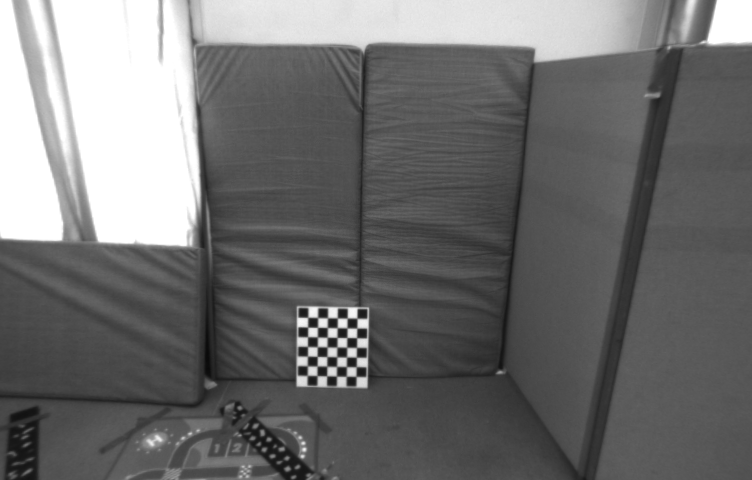
#> input picture laboratory_assignments/04_lab/labSession4/image1.png, 752 x 480 px
$ python 02_BundleAdjustment.py   (older library calls are emulated)
#> lines starting #> are read from the running program, lines starting #| are printed output that depends on the picture
### laboratory_assignments/04_lab/helperFunctions.py
#####################################################################################
#
# MRGCV Unizar - Computer vision - Laboratory 4
#
# Title: Methods for laboratory 4, here we have added the function for lab4 to be used as library
#
#####################################################################################
#
# Authors: Wilson Javier Almario, 962449
#          Diego Mendez, 960616
#
#####################################################################################

import numpy as np
import scipy.linalg as scAlg
import scipy.optimize as scOptim
import matplotlib.pyplot as plt
import cv2

# ############################################################################
# IMPORT YOUR LAB 2 METHODS
# ############################################################################

# [8 lines left out: function fundamentalFromPoses, not called in this run]

def essentialMatrix(fundamentalMatrix, K_intrinsict):
    e_Matrix = K_intrinsict.T @ fundamentalMatrix @ K_intrinsict
    U, S, Vt = np.linalg.svd(e_Matrix)
    S = [1,1,0]
    e_Matrix = U @ np.diag(S) @ Vt
    return e_Matrix

def decomposeEssentialMatrix(essentialMatrix):
    U, _, Vt = np.linalg.svd(essentialMatrix)
    if np.linalg.det(U @ Vt) < 0:
        Vt = -Vt
    W = np.array([[0, -1, 0],
                  [1,  0, 0],
                  [0,  0, 1]])
    R1 = U @ W @ Vt
    R2 = U @ W.T @ Vt
    t = U[:, 2]
    solutions = [(R1,  t), (R1, -t), (R2,  t), (R2, -t)]
    return solutions

def selectCorrectPose(K, x_1, x_2, possible_solutions):
    P1 = K @ np.hstack((np.eye(3), np.zeros((3, 1))))
    best_count = 0
    best_pose = None
    best_points = None
    for i, (R, t) in enumerate(possible_solutions):
        P2 = K @ np.hstack((R, t.reshape(3, 1)))
        X = triangulatePoints(x_1, x_2, P1, P2)
        X_h = np.hstack((X, np.ones((X.shape[0], 1))))
        X_cam2 = (R @ X.T + t.reshape(3, 1)).T
        count = np.sum((X[:, 2] > 0) & (X_cam2[:, 2] > 0))
        if count > best_count:
            best_count = count
            best_pose = (R, t)
            best_points = X
    return best_pose, best_points

def triangulatePoints(x_1, x_2, P1, P2):
    n = x_1.shape[0]
    X = np.zeros((n, 3))
    for i in range(n):
        u1, v1 = x_1[i]
        u2, v2 = x_2[i]
        A = np.array([
            u1 * P1[2, :] - P1[0, :],
            v1 * P1[2, :] - P1[1, :],
            u2 * P2[2, :] - P2[0, :],
            v2 * P2[2, :] - P2[1, :]
        ])
        _, _, Vt = np.linalg.svd(A)
        X_h = Vt[-1]
        X_h /= X_h[3]
        X[i] = X_h[:3]
    return X


# ############################################################################
# FUNCTIONS FOR ROTATION PARAMETERIZATION Apendix A
# ############################################################################

def crossMatrix(x):
    """
    Create the skew-symmetric (cross-product) matrix from a 3D vector.

    -input:
      x: 3D vector [x1, x2, x3]
    -output:
      M: 3x3 skew-symmetric matrix such that M @ v = x × v
    """
    M = np.array([[0, -x[2], x[1]],
                  [x[2], 0, -x[0]],
                  [-x[1], x[0], 0]], dtype=float)
    return M

def crossMatrixInv(M):
    """
    Extract the vector from a skew-symmetric matrix.

    -input:
      M: 3x3 skew-symmetric matrix
    -output:
      x: 3D vector [x1, x2, x3]
    """
    x = np.array([M[2, 1], M[0, 2], M[1, 0]])
    return x

def rotationMatrixToTheta(R):
    """
    Convert rotation matrix to so(3) parameterization (3 parameters).
    Uses logarithmic mapping: theta = log(R)

    -input:
      R: 3x3 rotation matrix
    -output:
      theta: 3-parameter vector in so(3)
    """
    # IMPORTANT: Cast to float64 to avoid numerical issues
    R = R.astype('float64')

    # Logarithmic mapping
    logR = scAlg.logm(R)

    # Extract the vector from the skew-symmetric matrix
    theta = crossMatrixInv(logR.real)  # .real to remove tiny imaginary parts

    return theta

def thetaToRotationMatrix(theta):
    """
    Convert so(3) parameterization to rotation matrix.
    Uses exponential mapping: R = exp([theta]_x)

    -input:
      theta: 3-parameter vector in so(3)
    -output:
      R: 3x3 rotation matrix
    """
    # Create skew-symmetric matrix
    theta_cross = crossMatrix(theta)

    # Exponential mapping
    R = scAlg.expm(theta_cross)

    return R

def unitVectorFromAngles(theta):
    """
    Get a unit vector from two angles (azimuth and elevation).
    -input:
        theta: (2x1) angles [azimuth; elevation]
    -output:
        u: (3x1) unit vector
    """
    azimuth = theta[0]
    elevation = theta[1]
    u = np.array([[np.cos(elevation) * np.cos(azimuth)],
                  [np.cos(elevation) * np.sin(azimuth)],
                  [np.sin(elevation)]])
    return u / np.linalg.norm(u)
# ############################################################################
# BUNDLE ADJUSTMENT RESIDUAL FUNCTION
# ############################################################################

def resBundleProjection(Op, x1Data, x2Data, K_c, nPoints):
    """
    Residual function for bundle adjustment from two views.

    -input:
      Op: Optimization parameters vector
          - Op[0:3]: theta (so(3) parameterization of R_21)
          - Op[3:6]: t (translation of camera 2 w.r.t. camera 1)
          - Op[6:]: X1 (3D points in camera 1 frame, flattened as [X1, Y1, Z1, X2, Y2, Z2, ...])
      x1Data: (3xnPoints) 2D points in image 1 (homogeneous coordinates)
      x2Data: (3xnPoints) 2D points in image 2 (homogeneous coordinates)
      K_c: (3x3) Intrinsic calibration matrix
      nPoints: Number of points

    -output:
      res: residuals vector (4*nPoints,)
           For each point: [res_x1, res_y1, res_x2, res_y2]
    """

    # ########################################
    # 1. EXTRACT PARAMETERS FROM Op
    # ########################################

    # Extract rotation (so(3) parameterization)
    theta = Op[0:3]
    R_21 = thetaToRotationMatrix(theta)

    # Extract translation
    t_21 = Op[3:6].reshape(3, 1)

    # Extract 3D points (reshape from flat array to 3xN)
    X1 = Op[6:].reshape(3, nPoints)

    # ########################################
    # 2. PROJECT 3D POINTS TO BOTH CAMERAS
    # ########################################

    # Camera 1: at origin [I | 0]
    X1_homogeneous = np.vstack((X1, np.ones((1, nPoints))))  # 4xN
    x1_projected = K_c @ np.eye(3, 4) @ X1_homogeneous  # 3xN

    # Normalize to get pixel coordinates
    x1_projected = x1_projected / x1_projected[2, :]  # Divide by Z

    # Camera 2: at pose [R_21 | t_21]
    T_21 = np.hstack((R_21, t_21))  # 3x4
    x2_projected = K_c @ T_21 @ X1_homogeneous  # 3xN

    # Normalize to get pixel coordinates
    x2_projected = x2_projected / x2_projected[2, :]

    # ########################################
    # 3. COMPUTE RESIDUALS
    # ########################################

    # Residuals in image 1 (only x, y components)
    res_x1 = x1Data[0, :] - x1_projected[0, :]  # Nx1
    res_y1 = x1Data[1, :] - x1_projected[1, :]  # Nx1

    # Residuals in image 2 (only x, y components)
    res_x2 = x2Data[0, :] - x2_projected[0, :]  # Nx1
    res_y2 = x2Data[1, :] - x2_projected[1, :]  # Nx1

    # Stack all residuals into a single vector
    # Order: [res_x1[0], res_y1[0], res_x2[0], res_y2[0], res_x1[1], res_y1[1], ...]
    res = np.empty(4 * nPoints)
    for i in range(nPoints):
        res[4*i]     = res_x1[i]
        res[4*i + 1] = res_y1[i]
        res[4*i + 2] = res_x2[i]
        res[4*i + 3] = res_y2[i]

    return res

# ########################################
# BUNDLE ADJUSTMENT OPTIMIZATION
# ########################################

def bundleAdjustment(x1Data, x2Data, K_c, T_21_init, X1_init, normal_t12):
    """
    Perform bundle adjustment optimization.

    -input:
      x1Data: (3xN) 2D points in image 1 (homogeneous)
      x2Data: (3xN) 2D points in image 2 (homogeneous)
      K_c: (3x3) Camera calibration matrix
      T_21_init: (4x4) Initial pose of camera 2 w.r.t. camera 1
      X1_init: (3xN) Initial 3D points in camera 1 frame

    -output:
      T_21_opt: (4x4) Optimized pose
      X1_opt: (3xN) Optimized 3D points
      res_initial: Initial residuals
      res_final: Final residuals
    """

    nPoints = x1Data.shape[1]

    # ########################################
    # 1. PREPARE INITIAL PARAMETERS
    # ########################################

    # Extract R and t from initial pose
    R_21_init = T_21_init[:3, :3]
    t_21_init = T_21_init[:3, 3]

    # Convert rotation to so(3) parameterization
    theta_init = rotationMatrixToTheta(R_21_init)

    # Flatten 3D points
    X1_flat = X1_init.flatten()  # [X1, Y1, Z1, X2, Y2, Z2, ...]

    # Concatenate all parameters
    Op_init = np.hstack((theta_init, t_21_init, X1_flat))

    print(f"Initial parameters: {len(Op_init)} values")
    print(f"  - Rotation (theta): 3 parameters")
    print(f"  - Translation: 3 parameters")
    print(f"  - 3D points: {3 * nPoints} parameters")
    print()

    # ########################################
    # 2. COMPUTE INITIAL RESIDUALS
    # ########################################

    res_initial = resBundleProjection(Op_init, x1Data, x2Data, K_c, nPoints)
    cost_initial = np.sum(res_initial**2)

    print("=== INITIAL STATE ===")
    print(f"Initial cost (sum of squared residuals): {cost_initial:.4f}")
    print(f"RMS reprojection error: {np.sqrt(cost_initial / (4 * nPoints)):.4f} pixels")
    print()

    # ########################################
    # 3. RUN OPTIMIZATION
    # ########################################

    print("Running bundle adjustment optimization...")
    print("This may take a few seconds...")
    print()

    result = scOptim.least_squares(
        resBundleProjection,
        Op_init,
        args=(x1Data, x2Data, K_c, nPoints),
        method='lm',  # Levenberg-Marquardt
        verbose=2      # Show optimization progress
    )

    Op_opt = result.x
    res_final = result.fun
    cost_final = result.cost


   ######################################################################
    print()
    print("=== OPTIMIZATION RESULT ===")
    print(f"Final cost: {cost_final:.4f}")
    print(f"RMS reprojection error: {np.sqrt(2 * cost_final / (4 * nPoints)):.4f} pixels")
    print(f"Optimization success: {result.success}")
    print(f"Number of iterations: {result.nfev}")
    print()

    # ########################################
    # 4. EXTRACT OPTIMIZED PARAMETERS
    # ########################################

    theta_opt = Op_opt[0:3]
    t_21_opt = Op_opt[3:6]
    X1_opt = Op_opt[6:].reshape(3, nPoints)
    R_21_opt = thetaToRotationMatrix(theta_opt)

    #TODO: Check scale
    ###############################################################
    t_opt = unitVectorFromAngles(t_21_opt).flatten()
    #escalado al GT en METROS!!!
    norm_t_opt = np.linalg.norm(t_opt)
    if norm_t_opt > 1e-8:
        scale2 = normal_t12 / norm_t_opt
    else:
        scale2 = 1.0
        print("Warning: t_opt norm ~0, do not scale.")
    ###
    # scaled parameters points and translation
    t_21_opt = t_21_opt * scale2
    X1_opt = X1_opt * scale2
    #Poses scaled
    ################################################################

    T_21_opt = np.eye(4)
    T_21_opt[:3, :3] = R_21_opt
    T_21_opt[:3, 3] = t_21_opt

    return T_21_opt, X1_opt, res_initial, res_final


# ########################################
# N-VIEW BUNDLE ADJUSTMENT - RESIDUAL FUNCTION
# ########################################

# [348 lines left out: functions resBundleProjectionNViews, bundleAdjustmentNViews, fixScaleNViews, not called in this run]


# ########################################
# MAIN FUNCTION
# ########################################
# [6 lines that do not run on import are left out]

### laboratory_assignments/04_lab/labSession4/plotGroundTruth.py
#####################################################################################
#
# MRGCV Unizar - Computer vision - Laboratory 3
#
# Title: Bundle Adjustment and Multiview Geometry
#
# Date: 26 October 2020
#
#####################################################################################
#
# Authors: Jesus Bermudez, Richard Elvira, Jose Lamarca, JMM Montiel
#
# Version: 1.0
#
#####################################################################################

from mpl_toolkits.mplot3d import Axes3D

import matplotlib.pyplot as plt
import numpy as np
import cv2
import scipy.linalg as scAlg
import csv
import scipy as sc
import scipy.optimize as scOptim
import scipy.io as sio
basePath = "labSession4/"

# [65 lines left out: functions indexMatrixToMatchesList, matchesListToIndexMatrix, plotResidual, plotNumberedImagePoints, plotNumbered3DPoints, not called in this run]

def draw3DLine(ax, xIni, xEnd, strStyle, lColor, lWidth):
    """
    Draw a segment in a 3D plot
    -input:
        ax: axis handle
        xIni: Initial 3D point.
        xEnd: Final 3D point.
        strStyle: Line style.
        lColor: Line color.
        lWidth: Line width.
    """
    ax.plot([np.squeeze(xIni[0]), np.squeeze(xEnd[0])], [np.squeeze(xIni[1]), np.squeeze(xEnd[1])], [np.squeeze(xIni[2]), np.squeeze(xEnd[2])],
            strStyle, color=lColor, linewidth=lWidth)

def drawRefSystem(ax, T_w_c, strStyle, nameStr):
    """
        Draw a reference system in a 3D plot: Red for X axis, Green for Y axis, and Blue for Z axis
    -input:
        ax: axis handle
        T_w_c: (4x4 matrix) Reference system C seen from W.
        strStyle: lines style.
        nameStr: Name of the reference system.
    """
    draw3DLine(ax, T_w_c[0:3, 3:4], T_w_c[0:3, 3:4] + T_w_c[0:3, 0:1], strStyle, 'r', 1)
    draw3DLine(ax, T_w_c[0:3, 3:4], T_w_c[0:3, 3:4] + T_w_c[0:3, 1:2], strStyle, 'g', 1)
    draw3DLine(ax, T_w_c[0:3, 3:4], T_w_c[0:3, 3:4] + T_w_c[0:3, 2:3], strStyle, 'b', 1)
    ax.text(np.squeeze( T_w_c[0, 3]+0.1), np.squeeze( T_w_c[1, 3]+0.1), np.squeeze( T_w_c[2, 3]+0.1), nameStr)

# [122 lines that do not run on import are left out]

### laboratory_assignments/04_lab/02_BundleAdjustment.py
#####################################################################################
#
# MRGCV Unizar - Computer vision - Laboratory 4
#
# Title: 2) Bundle Adjustment from Two Views
#
#####################################################################################
#
# Authors: Wilson Javier Almario, 962449
#          Diego Mendez, 960616
#
#####################################################################################

import numpy as np
import matplotlib.pyplot as plt
import cv2
import scipy.linalg as scAlg
import scipy.optimize as scOptim
from mpl_toolkits.mplot3d import Axes3D

from helperFunctions import *
from labSession4.plotGroundTruth import *

basePath = "labSession4/"
outPutPath = "output/"

# ############################################################################
# MAIN
# ############################################################################


def plot2DPoints(image1,image2,x1Data,x2Data,x1_proj_init,x2_proj_init,labelMessage,title):
    fig, axes = plt.subplots(1, 2, figsize=(16, 8))
    # Image 1
    if image1 is not None:
        axes[0].imshow(image1)
        h, w = image1.shape[:2]
        axes[0].set_xlim([0, w])
        axes[0].set_ylim([h, 0])  # Invert Y axis for image coordinates

    #plotResidual(x1Data, x1_proj_init, 'y-')
    for k in range(x1Data.shape[1]):
        axes[0].plot([x1Data[0, k], x1_proj_init[0, k]], [x1Data[1, k], x1_proj_init[1, k]], 'k-')
    axes[0].plot(x1Data[0, :], x1Data[1, :], 'rx', label='Observed', markersize=10, markeredgewidth=2)
    axes[0].plot(x1_proj_init[0, :], x1_proj_init[1, :], 'bo',
                 label=labelMessage, markersize=8, fillstyle='none', markeredgewidth=2)
    axes[0].set_title('Image 1 - '+title, fontsize=14, fontweight='bold')
    axes[0].legend(fontsize=10, loc='upper right')
    axes[0].set_xlabel('X (pixels)')
    axes[0].set_ylabel('Y (pixels)')

    # Image 2
    if image2 is not None:
        axes[1].imshow(image2)
        h, w = image2.shape[:2]
        axes[1].set_xlim([0, w])
        axes[1].set_ylim([h, 0])  # Invert Y axis for image coordinates

    #plotResidual(x2Data, x2_proj_init, 'y-')
    for k in range(x2Data.shape[1]):
        axes[1].plot([x2Data[0, k], x2_proj_init[0, k]], [x2Data[1, k], x2_proj_init[1, k]], 'k-')
    axes[1].plot(x2Data[0, :], x2Data[1, :], 'rx', label='Observed', markersize=10, markeredgewidth=2)
    axes[1].plot(x2_proj_init[0, :], x2_proj_init[1, :], 'bo',
                 label=labelMessage, markersize=8, fillstyle='none', markeredgewidth=2)
    axes[1].set_title('Image 2 - '+title, fontsize=14, fontweight='bold')
    axes[1].legend(fontsize=10, loc='upper right')
    axes[1].set_xlabel('X (pixels)')
    axes[1].set_ylabel('Y (pixels)')

    plt.tight_layout()
    plt.savefig(outPutPath + '02_residuals_initial.png', dpi=150, bbox_inches='tight')
    print("* Saved: 02_residuals_initial.png")
    plt.show()


if __name__ == '__main__':
    np.set_printoptions(precision=4, linewidth=1024, suppress=True)

    print("=" * 70)
    print("BUNDLE ADJUSTMENT TEST - TWO VIEWS")
    print("=" * 70)
    print()

    # Load data
    print("Loading data...")
    x1Data = np.loadtxt(basePath + 'x1Data.txt') #contains the 2D points (pixel coordinates) observed in image 1, which is captured by Camera 1.
    x2Data = np.loadtxt(basePath + 'x2Data.txt') #contains the 2D points (pixel coordinates) observed in image 2, which is captured by Camera 2.
    K_c = np.loadtxt(basePath + 'K_c.txt')
    F_21 = np.loadtxt(basePath + 'F_21.txt')

    # Load ground truth for comparison
    T_wc1_GT = np.loadtxt(basePath + 'T_w_c1.txt')
    T_wc2_GT = np.loadtxt(basePath + 'T_w_c2.txt')
    X_w_GT = np.loadtxt(basePath + 'X_w.txt') #contains the ground truth 3D points in the world coordinate frame.

    print(f"Loaded {x1Data.shape[1]} point correspondences")
    print()


    # Load images
    image1 = cv2.imread(basePath + 'image1.png')
#> image1 is the input picture: shape (480, 752, 3); min 10, max 255, mean 111.4
    image2 = cv2.imread(basePath + 'image2.png')
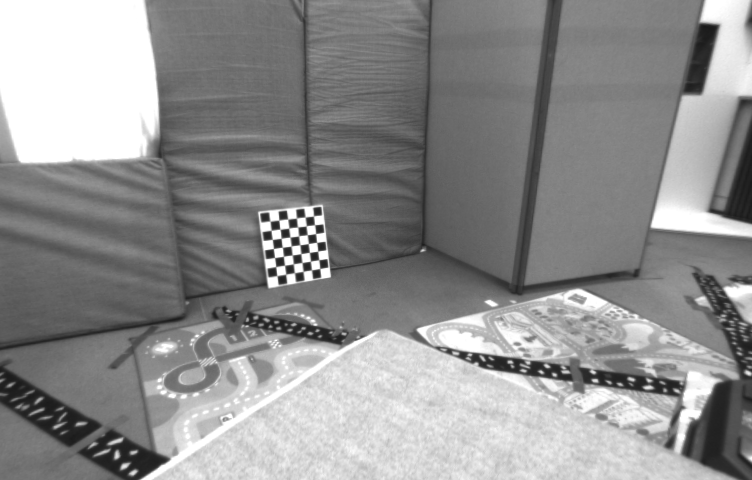
#> input picture laboratory_assignments/04_lab/labSession4/image2.png, 752 x 480 px
#> image2 is the input picture: shape (480, 752, 3); min 25, max 255, mean 143.5
    if image1 is None:
        print("WARNING: Could not load image1.png")
    else:
        print(f"* Loaded image1.png - Shape: {image1.shape}")
#| * Loaded image1.png - Shape: (480, 752, 3)
        image1 = cv2.cvtColor(image1, cv2.COLOR_BGR2RGB)

    if image2 is None:
        print("WARNING: Could not load image2.png")
    else:
        print(f"* Loaded image2.png - Shape: {image2.shape}")
#| * Loaded image2.png - Shape: (480, 752, 3)
        image2 = cv2.cvtColor(image2, cv2.COLOR_BGR2RGB)

    # ########################################
    # STEP 1: Initial solution from Essential Matrix
    # ########################################

    print("STEP 1: Computing initial pose from Essential Matrix...")
    print("-" * 70)

    E = essentialMatrix(F_21, K_c)
    solutions = decomposeEssentialMatrix(E)

    # Convert 2D points to proper format for triangulation
    x1_2d = x1Data[:2, :].T  # Nx2
    x2_2d = x2Data[:2, :].T  # Nx2

    (R_21, t_21), X1_init = selectCorrectPose(K_c, x1_2d, x2_2d, solutions) # Form Triagulation

    # Convert to homogeneous transformation
    T_21_init = np.eye(4)
    T_21_init[:3, :3] = R_21
    T_21_init[:3, 3] = t_21

    # Convert points to 3xN format
    X1_init = X1_init.T  # 3xN

    print(f"Initial rotation:\n{R_21}")
    print(f"Initial translation: {t_21}")
    print()

    # ########################################
    # STEP 2: Visualize initial residuals
    # ########################################

    print("STEP 2: Visualizing initial residuals...")
    print("-" * 70)


    # Project initial 3D points, from triangulation.
    X1_hom = np.vstack((X1_init, np.ones((1, X1_init.shape[1]))))

    x1_proj_init = K_c @ np.eye(3, 4) @ X1_hom
    x1_proj_init /= x1_proj_init[2, :]

    T_21_34 = np.hstack((R_21, t_21.reshape(3, 1)))
    x2_proj_init = K_c @ T_21_34 @ X1_hom
    x2_proj_init /= x2_proj_init[2, :]


    plot2DPoints(image1,image2,x1Data,x2Data,x1_proj_init,x2_proj_init,'Projected (initial)','Initial Residuals')
#> in plot2DPoints, `plt.savefig(outPutPath + '02_residuals_initial.png', dpi=150, bbox_inc..`:
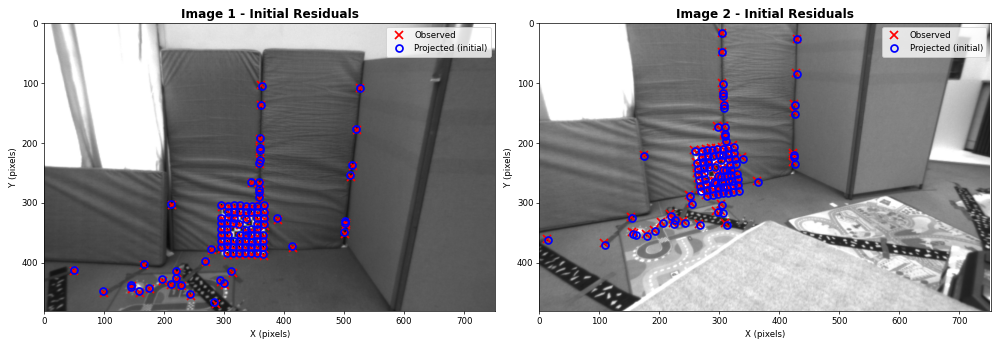
#> figure drawn by matplotlib, 2 panels

    # Project the points 3D truth points to each camera
    x1_p = K_c @ np.eye(3, 4) @ np.linalg.inv(T_wc1_GT) @ X_w_GT
    x2_p = K_c @ np.eye(3, 4) @ np.linalg.inv(T_wc2_GT) @ X_w_GT
    #x3_p = K_c @ np.eye(3, 4) @ np.linalg.inv(T_wc3_GT) @ X_w_GT
    x1_p /= x1_p[2, :]
    x2_p /= x2_p[2, :]
    #x3_p /= x3_p[2, :]

    plot2DPoints(image1,image2,x1Data,x2Data,x1_p,x2_p,'Projected from 3D point','Before Bundle Adjustment')
#> call 2 of plot2DPoints, with x1Data = array of shape (2, 103), x2Data = array of shape (2, 103), x1_proj_init = array of shape (3, 103), x2_proj_init = array of shape (3, 103), labelMessage = 'Projected from 3D point', title = 'Before Bundle Adjustment'
#> in plot2DPoints (call 2), `plt.savefig(outPutPath + '02_residuals_initial.png', dpi=150, bbox_inc..`:
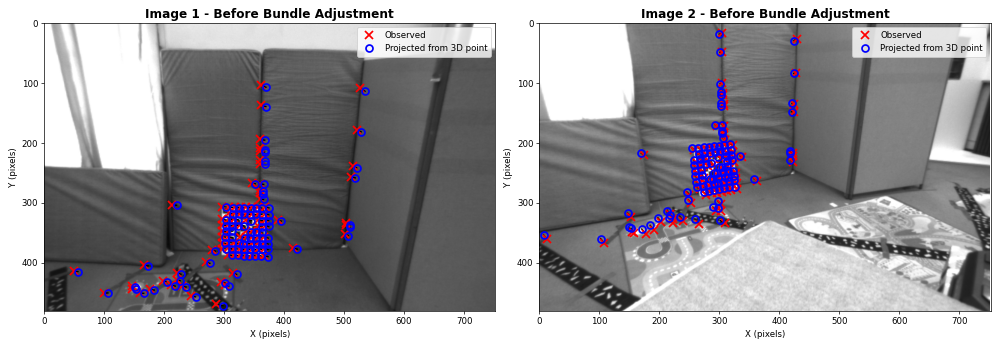
#> figure drawn by matplotlib, 2 panels


    # ########################################
    # STEP 3: Bundle Adjustment
    # ########################################

    print("\nSTEP 3: Running Bundle Adjustment...")
    print("-" * 70)

    ##para escalar al GT en METROS!!!
    T_c1_w_GT = np.linalg.inv(T_wc1_GT)
    T_c2_w_GT = np.linalg.inv(T_wc2_GT)
    T12_gt = T_c1_w_GT @ T_wc2_GT
    t12 = T12_gt[0:3, 3]
    normal_t12 = np.linalg.norm(t12)
    print("t12 norm:", np.linalg.norm(t12)) #sanity check
    #######

    T_21_opt, X1_opt, res_init, res_final = bundleAdjustment(
        x1Data, x2Data, K_c, T_21_init, X1_init, normal_t12
    )
#> (the rest of the program and of its run is left out)
